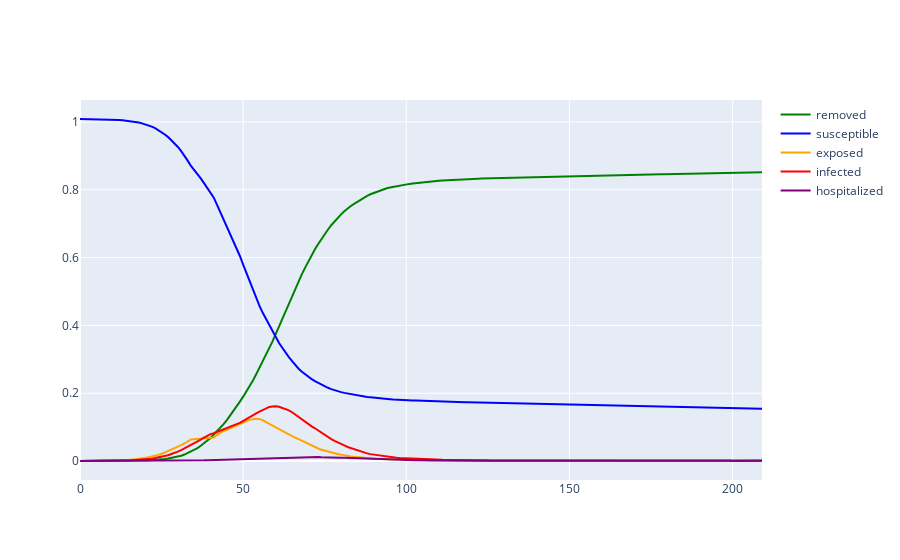

Write notebook code for a chart like this one.
### Code cell
d_counts = pd.DataFrame([pd.Series(d).value_counts() for d in data])
d_counts.fillna(0, inplace=True)

fig = go.Figure()

fig.add_trace(go.Scatter(x=d_counts.index.to_list(), y=d_counts[-1]/55e3, name='removed',line_color='green'))
fig.add_trace(go.Scatter(x=d_counts.index.to_list(), y=d_counts[0]/55e3, name='susceptible', line_color='blue'))
fig.add_trace(go.Scatter(x=d_counts.index.to_list(), y=d_counts[1]/55e3, name='exposed',line_color ='orange'))
fig.add_trace(go.Scatter(x=d_counts.index.to_list(), y=d_counts[2]/55e3, name='infected', line_color = 'red'))
fig.add_trace(go.Scatter(x=d_counts.index.to_list(), y=d_counts[3]/55e3, name='hospitalized', line_color = 'purple'))
fig.show()

### Figure 1 — Plotly figure (JSON) as saved in the notebook; plotly's stock layout.template omitted (floating-point values rounded to 4 significant figures; data arrays with more than 128 entries replaced by an {"elided": "..."} marker saying what was removed)
{"data": [{"line": {"color": "green"}, "name": "removed", "type": "scatter", "x": {"elided": "210 int values"}, "y": {"elided": "210 float values"}}, {"line": {"color": "blue"}, "name": "susceptible", "type": "scatter", "x": {"elided": "210 int values"}, "y": {"elided": "210 float values"}}, {"line": {"color": "orange"}, "name": "exposed", "type": "scatter", "x": {"elided": "210 int values"}, "y": {"elided": "210 float values"}}, {"line": {"color": "red"}, "name": "infected", "type": "scatter", "x": {"elided": "210 int values"}, "y": {"elided": "210 float values"}}, {"line": {"color": "purple"}, "name": "hospitalized", "type": "scatter", "x": {"elided": "210 int values"}, "y": {"elided": "210 float values"}}], "layout": {}}
